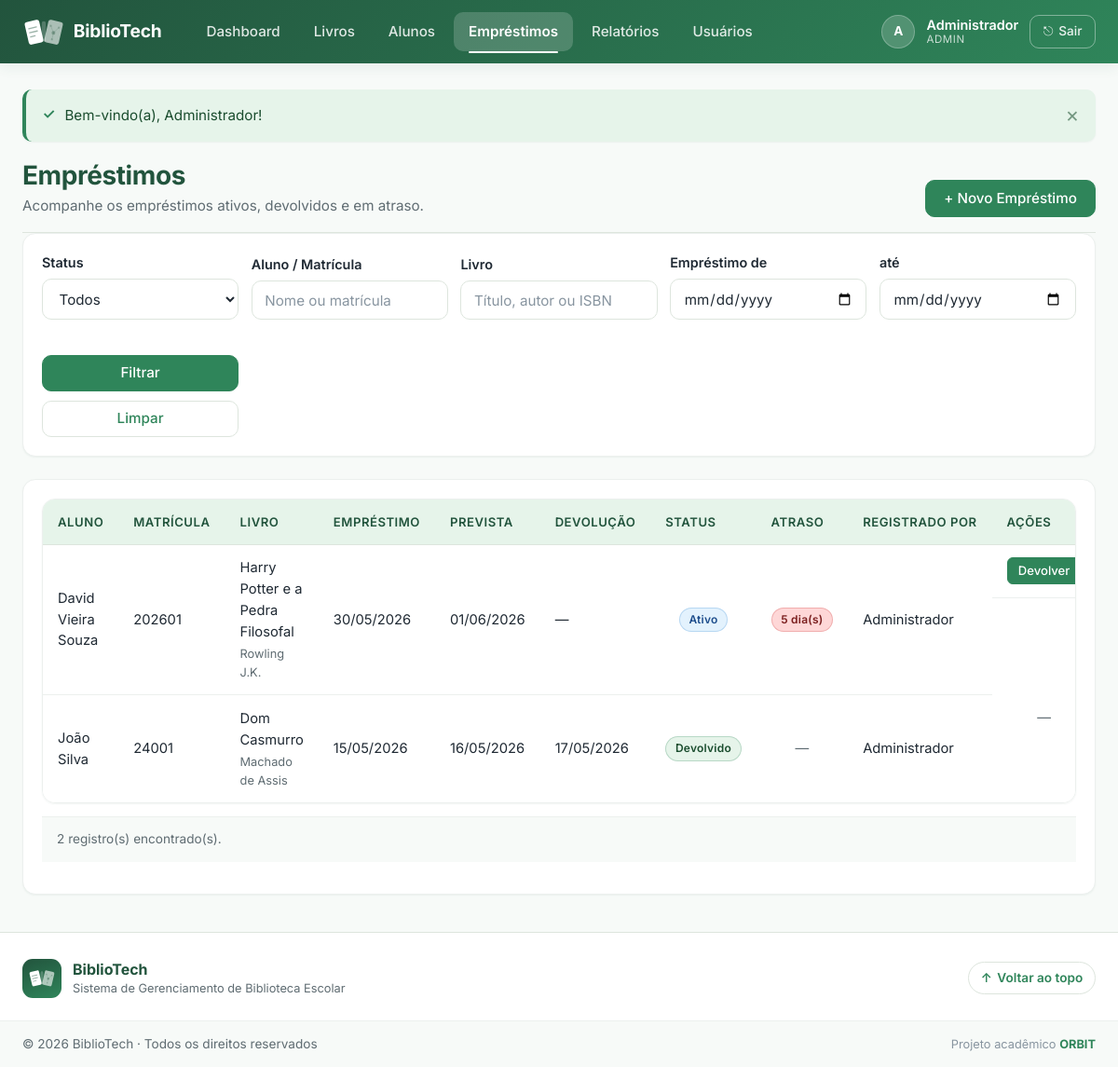
The app's page /emprestimos/listar.php (signed in) with its own data.
### tables this page shows
CREATE TABLE IF NOT EXISTS emprestimos (
    id                      INT      NOT NULL AUTO_INCREMENT,

     
    aluno_id                INT      NOT NULL,

     
    livro_id                INT      NOT NULL,

     
    usuario_id              INT      NOT NULL,

     
    data_emprestimo         DATE     NOT NULL,
    data_prevista_devolucao DATE     NOT NULL,   
    data_devolucao          DATE     DEFAULT NULL,  

     
    status ENUM(
        'ativo',       
        'devolvido',   
        'em_atraso'    
    ) NOT NULL DEFAULT 'ativo',

    observacao   TEXT       DEFAULT NULL,
    criado_em    TIMESTAMP  NOT NULL DEFAULT CURRENT_TIMESTAMP,
    atualizado_em TIMESTAMP NOT NULL DEFAULT CURRENT_TIMESTAMP
                            ON UPDATE CURRENT_TIMESTAMP,

     
    CONSTRAINT pk_emprestimos    PRIMARY KEY (id),

    CONSTRAINT fk_emp_aluno       
        FOREIGN KEY (aluno_id)
        REFERENCES alunos(id)
        ON DELETE RESTRICT
        ON UPDATE CASCADE,

    CONSTRAINT fk_emp_livro       
        FOREIGN KEY (livro_id)
        REFERENCES livros(id)
        ON DELETE RESTRICT
        ON UPDATE CASCADE,

    CONSTRAINT fk_emp_usuario     
        FOREIGN KEY (usuario_id)
        REFERENCES usuarios(id)
        ON DELETE RESTRICT
        ON UPDATE CASCADE,

     
    CONSTRAINT chk_emp_datas
        CHECK (
            data_devolucao IS NULL
            OR data_devolucao >= data_emprestimo
        )
);

CREATE TABLE IF NOT EXISTS alunos (
    id         INT           NOT NULL AUTO_INCREMENT,
    nome       VARCHAR(100)  NOT NULL,
    matricula  VARCHAR(20)   NOT NULL,     
    turma      VARCHAR(20)   DEFAULT NULL,
    email      VARCHAR(100)  DEFAULT NULL,
    telefone   VARCHAR(20)   DEFAULT NULL,
    ativo      TINYINT(1)    NOT NULL DEFAULT 1,  
    criado_em  TIMESTAMP     NOT NULL DEFAULT CURRENT_TIMESTAMP,
    atualizado_em TIMESTAMP  NOT NULL DEFAULT CURRENT_TIMESTAMP
                             ON UPDATE CURRENT_TIMESTAMP,

    CONSTRAINT pk_alunos          PRIMARY KEY (id),
    CONSTRAINT uq_alunos_matricula UNIQUE (matricula)  
);

CREATE TABLE IF NOT EXISTS livros (
    id                    INT           NOT NULL AUTO_INCREMENT,
    titulo                VARCHAR(200)  NOT NULL,
    autor                 VARCHAR(150)  NOT NULL,
    isbn                  VARCHAR(20)   DEFAULT NULL,  
    editora               VARCHAR(100)  DEFAULT NULL,
    ano_publicacao        YEAR          DEFAULT NULL,
    quantidade_total      INT           NOT NULL DEFAULT 1 CHECK (quantidade_total >= 0),
    quantidade_disponivel INT           NOT NULL DEFAULT 1 CHECK (quantidade_disponivel >= 0),
    ativo                 TINYINT(1)    NOT NULL DEFAULT 1,  
    criado_em             TIMESTAMP     NOT NULL DEFAULT CURRENT_TIMESTAMP,
    atualizado_em         TIMESTAMP     NOT NULL DEFAULT CURRENT_TIMESTAMP
                                        ON UPDATE CURRENT_TIMESTAMP,

    CONSTRAINT pk_livros PRIMARY KEY (id),

     
    CONSTRAINT chk_livros_qtd
        CHECK (quantidade_disponivel <= quantidade_total)
);

CREATE TABLE IF NOT EXISTS usuarios (
    id         INT             NOT NULL AUTO_INCREMENT,
    nome       VARCHAR(100)    NOT NULL,
    email      VARCHAR(100)    NOT NULL,            
    senha      VARCHAR(255)    NOT NULL,            
    perfil     ENUM(
                   'admin',
                   'bibliotecario'
               )               NOT NULL DEFAULT 'bibliotecario',
    ativo      TINYINT(1)      NOT NULL DEFAULT 1,  
    criado_em  TIMESTAMP       NOT NULL DEFAULT CURRENT_TIMESTAMP,
    atualizado_em TIMESTAMP    NOT NULL DEFAULT CURRENT_TIMESTAMP
                               ON UPDATE CURRENT_TIMESTAMP,

    CONSTRAINT pk_usuarios     PRIMARY KEY (id),
    CONSTRAINT uq_usuarios_email UNIQUE (email)    
);

### emprestimos/listar.php (the view, shortened to what this page needs)
<?php
require_once __DIR__ . '/../includes/conexao.php';
try {
    $pdo->exec(
        "UPDATE emprestimos
            SET status = 'em_atraso'
          WHERE status = 'ativo'
            AND data_prevista_devolucao < CURDATE()"
    );
} catch (PDOException $e) {
    error_log('[BiblioTech] emprestimos/listar atualiza atrasos: ' . $e->getMessage());
}
$status         = trim((string) ($_GET['status'] ?? 'todos'));
$busca_aluno = trim((string) ($_GET['busca_aluno'] ?? ''));
$busca_livro = trim((string) ($_GET['busca_livro'] ?? ''));
$data_de     = trim((string) ($_GET['data_de']     ?? ''));
$data_ate    = trim((string) ($_GET['data_ate']    ?? ''));
$valida_data = static function (string $d): ?string {
    if ($d === '') return null;
    $dt = DateTime::createFromFormat('Y-m-d', $d);
    if ($dt === false || $dt->format('Y-m-d') !== $d) return null;
    return $d;
};
$data_de_val  = $valida_data($data_de);
$data_ate_val = $valida_data($data_ate);
$por_pagina = 20;
$pagina_num = filter_input(INPUT_GET, 'pagina', FILTER_VALIDATE_INT, [
    'options' => ['default' => 1, 'min_range' => 1],
]);
$offset = ($pagina_num - 1) * $por_pagina;
$where  = [];
$params = [];
$clausula_where = $where ? 'WHERE ' . implode(' AND ', $where) : '';
$total_registros = 0;
try {
    $sqlCount = "SELECT COUNT(*)
                   FROM emprestimos e
                   INNER JOIN alunos a ON a.id = e.aluno_id
                   INNER JOIN livros l ON l.id = e.livro_id
                 $clausula_where";
    $stmtCount = $pdo->prepare($sqlCount);
    $stmtCount->execute($params);
    $total_registros = (int) $stmtCount->fetchColumn();
} catch (PDOException $e) {
    error_log('[BiblioTech] emprestimos/listar count: ' . $e->getMessage());
}
$total_paginas = $total_registros > 0 ? (int) ceil($total_registros / $por_pagina) : 1;
$emprestimos = [];
try {
    $sql = "SELECT e.id,
                   e.status,
                   e.data_emprestimo,
                   e.data_prevista_devolucao,
                   e.data_devolucao,
                   e.observacao,
                   a.nome      AS aluno_nome,
                   a.matricula AS aluno_matricula,
                   a.turma     AS aluno_turma,
                   l.titulo    AS livro_titulo,
                   l.autor     AS livro_autor,
                   u.nome      AS registrado_por,
                   CASE
                       WHEN e.data_devolucao IS NOT NULL THEN 0
                       ELSE GREATEST(0, DATEDIFF(CURDATE(), e.data_prevista_devolucao))
                   END AS dias_atraso
              FROM emprestimos e
              INNER JOIN alunos   a ON a.id = e.aluno_id
              INNER JOIN livros   l ON l.id = e.livro_id
              INNER JOIN usuarios u ON u.id = e.usuario_id
              $clausula_where
             ORDER BY
                   CASE e.status
                       WHEN 'em_atraso' THEN 0
                       WHEN 'ativo'     THEN 1
                       WHEN 'devolvido' THEN 2
                       ELSE 3
                   END,
                   e.data_emprestimo DESC,
                   e.id DESC
             LIMIT :limite OFFSET :offset";
    $stmt = $pdo->prepare($sql);
    $stmt->bindValue(':limite', $por_pagina, PDO::PARAM_INT);
    $stmt->bindValue(':offset', $offset,     PDO::PARAM_INT);
    $stmt->execute();
    $emprestimos = $stmt->fetchAll();
} catch (PDOException $e) {
    error_log('[BiblioTech] emprestimos/listar fetch: ' . $e->getMessage());
    flash('erro', 'Erro ao carregar a lista de empréstimos.');
}
$pode_cadastrar = hasPermission('emprestimos.cadastrar');
$pode_devolver  = hasPermission('emprestimos.devolver');
$fmt_br = static function (?string $iso): string {
    if (empty($iso)) return '—';
    $ts = strtotime($iso);
    return $ts === false ? '—' : date('d/m/Y', $ts);
};
$filtros_atuais = [
    'status'      => $status,
    'busca_aluno' => $busca_aluno,
    'busca_livro' => $busca_livro,
    'data_de'     => $data_de_val ?? '',
    'data_ate'    => $data_ate_val ?? '',
];
require_once __DIR__ . '/../includes/header.php';
require_once __DIR__ . '/../includes/navbar.php';
?>
<div class="pagina-cabecalho">
    <div class="pagina-cabecalho-texto">
        <h1 class="pagina-titulo">Empréstimos</h1>
        <p class="pagina-subtitulo">Acompanhe os empréstimos ativos, devolvidos e em atraso.</p>
    </div>
    <?php if ($pode_cadastrar): ?>
        <a href="<?= e(BASE_URL) ?>/emprestimos/cadastrar.php" class="btn btn-primario">
            + Novo Empréstimo
        </a>
    <?php endif; ?>
</div>
<div class="card mb-4">
    <form method="GET" action="<?= e(BASE_URL) ?>/emprestimos/listar.php" class="form-filtros">
        <div class="form-grupo">
            <label for="status">Status</label>
            <select id="status" name="status" class="form-campo">
                <option value="todos"     <?= $status === 'todos'     ? 'selected' : '' ?>>Todos</option>
            </select>
        </div>
        <div class="form-grupo">
            <label for="busca_aluno">Aluno / Matrícula</label>
            <input
                type="text"
                id="busca_aluno"
                name="busca_aluno"
                class="form-campo"
                placeholder="Nome ou matrícula"
                value="<?= e($busca_aluno) ?>"
                maxlength="100"
            >
        </div>
        <div class="form-grupo">
            <label for="busca_livro">Livro</label>
            <input
                type="text"
                id="busca_livro"
                name="busca_livro"
                class="form-campo"
                placeholder="Título, autor ou ISBN"
                value="<?= e($busca_livro) ?>"
                maxlength="150"
            >
        </div>
        <div class="form-grupo">
            <label for="data_de">Empréstimo de</label>
            <input
                type="date"
                id="data_de"
                name="data_de"
                class="form-campo"
                value="<?= e($data_de_val ?? '') ?>"
            >
        </div>
        <div class="form-grupo">
            <label for="data_ate">até</label>
            <input
                type="date"
                id="data_ate"
                name="data_ate"
                class="form-campo"
                value="<?= e($data_ate_val ?? '') ?>"
            >
        </div>
        <div class="form-grupo form-grupo-acoes">
            <button type="submit" class="btn btn-primario">Filtrar</button>
            <a href="<?= e(BASE_URL) ?>/emprestimos/listar.php" class="btn btn-secundario">Limpar</a>
        </div>
    </form>
</div>
<div class="card">
    <?php if (empty($emprestimos)): ?>
        <p class="tabela-vazia">Nenhum empréstimo encontrado com os filtros aplicados.</p>
    <?php else: ?>
        <div class="tabela-responsiva">
            <table class="tabela">
                <thead>
                    <tr>
                        <th>Aluno</th>
                        <th>Matrícula</th>
                        <th>Livro</th>
                        <th>Empréstimo</th>
                        <th>Prevista</th>
                        <th>Devolução</th>
                        <th class="text-centro">Status</th>
                        <th class="text-centro">Atraso</th>
                        <th>Registrado por</th>
                        <?php if ($pode_devolver): ?>
                            <th class="text-centro">Ações</th>
                        <?php endif; ?>
                    </tr>
                </thead>
                <tbody>
                    <?php foreach ($emprestimos as $emp): ?>
                        <?php
                            $st     = (string) $emp['status'];
                            $atraso = (int)    $emp['dias_atraso'];
                            $devolvido = ($st === 'devolvido');
                        ?>
                        <tr>
                            <td data-label="Aluno"><?= e($emp['aluno_nome']) ?></td>
                            <td data-label="Matrícula"><?= e($emp['aluno_matricula']) ?></td>
                            <td data-label="Livro">
                                <?= e($emp['livro_titulo']) ?>
                                <br><small class="texto-muted"><?= e($emp['livro_autor']) ?></small>
                            </td>
                            <td data-label="Empréstimo"><?= e($fmt_br($emp['data_emprestimo'])) ?></td>
                            <td data-label="Prevista"><?= e($fmt_br($emp['data_prevista_devolucao'])) ?></td>
                            <td data-label="Devolução"><?= e($fmt_br($emp['data_devolucao'])) ?></td>
                            <td data-label="Status" class="text-centro">
                                <?php if ($st === 'devolvido'): ?>
                                    <span class="badge badge-sucesso">Devolvido</span>
                                <?php elseif ($st === 'em_atraso'): ?>
                                    <span class="badge badge-erro">Em atraso</span>
                                <?php else: ?>
                                    <span class="badge badge-info">Ativo</span>
                                <?php endif; ?>
                            </td>
                            <td data-label="Atraso" class="text-centro">
                                <?php if (!$devolvido && $atraso > 0): ?>
                                    <span class="badge badge-erro"><?= $atraso ?> dia(s)</span>
                                <?php else: ?>
                                    <span class="texto-muted">—</span>
                                <?php endif; ?>
                            </td>
                            <td data-label="Registrado por"><?= e($emp['registrado_por']) ?></td>
                            <?php if ($pode_devolver): ?>
                                <td data-label="Ações" class="text-centro acoes-tabela">
                                    <?php if (!$devolvido): ?>
                                        <a href="<?= e(BASE_URL) ?>/emprestimos/devolver.php?id=<?= (int) $emp['id'] ?>"
                                           class="btn btn-sm btn-primario"
                                           title="Registrar devolução">
                                            Devolver
                                        </a>
                                    <?php else: ?>
                                        <span class="texto-muted">—</span>
                                    <?php endif; ?>
                                </td>
                            <?php endif; ?>
                        </tr>
                    <?php endforeach; ?>
                </tbody>
            </table>
        </div>
        <?php if ($total_paginas > 1): ?>
            <nav class="paginacao" aria-label="Paginação">
                <?php if ($pagina_num > 1): ?>
                    <a href="<?= url_pagina_emp($pagina_num - 1, $filtros_atuais) ?>"
                       class="btn btn-sm btn-secundario">&laquo; Anterior</a>
                <?php endif; ?>
                <span class="paginacao-info">
                    Página <?= $pagina_num ?> de <?= $total_paginas ?>
                    &nbsp;·&nbsp; <?= $total_registros ?> registro(s)
                </span>
                <?php if ($pagina_num < $total_paginas): ?>
                    <a href="<?= url_pagina_emp($pagina_num + 1, $filtros_atuais) ?>"
                       class="btn btn-sm btn-secundario">Próxima &raquo;</a>
                <?php endif; ?>
            </nav>
        <?php else: ?>
            <p class="tabela-rodape">
                <?= $total_registros ?> registro(s) encontrado(s).
            </p>
        <?php endif; ?>
    <?php endif; ?>
</div>
<?php require_once __DIR__ . '/../includes/footer.php'; ?>

### records on screen
emprestimos: aluno.nome "David Vieira Souza", aluno.matricula "202601", livro.titulo "Harry Potter e a Pedra Filosofal", livro.autor "Rowling J.K.", data_emprestimo "30/05/2026", data_prevista_devolucao "01/06/2026", data_devolucao "—", status "Ativo", atraso "5", usuario.nome "Administrador"
emprestimos: aluno.nome "João Silva", aluno.matricula "24001", livro.titulo "Dom Casmurro", livro.autor "Machado de Assis", data_emprestimo "15/05/2026", data_prevista_devolucao "16/05/2026", data_devolucao "17/05/2026", status "Devolvido", usuario.nome "Administrador"

### other values on screen
$iniciais "A"
$_SESSION['usuario_nome'] "Administrador"
$_SESSION['usuario_perfil'] "ADMIN"
$msg['mensagem'] "Bem-vindo(a), Administrador!"
$total_registros "2"
